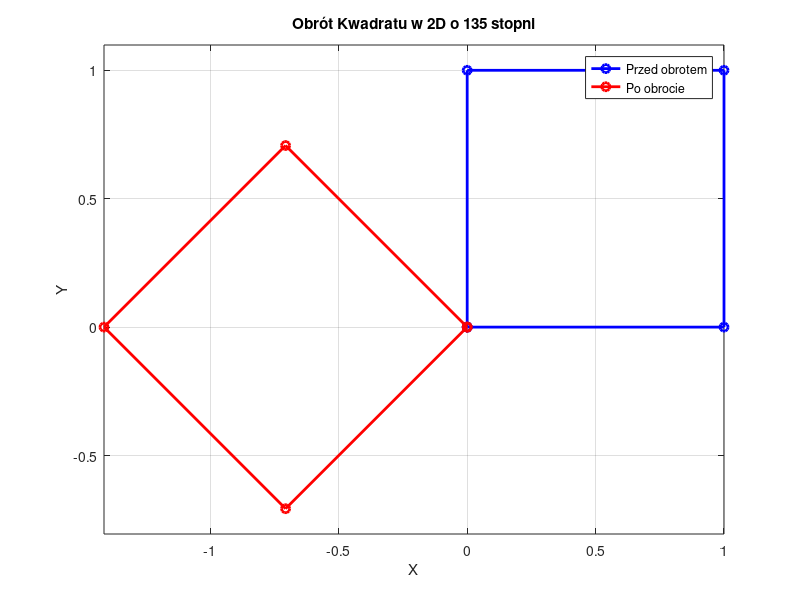
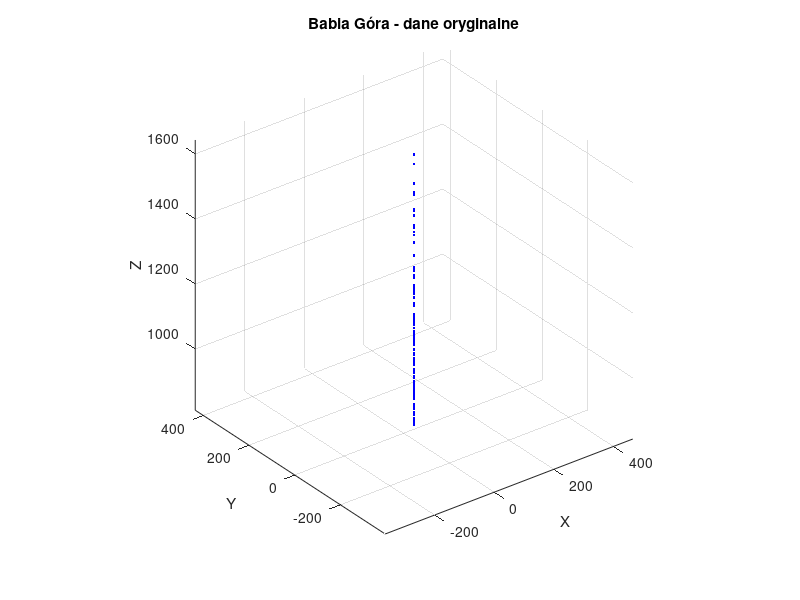
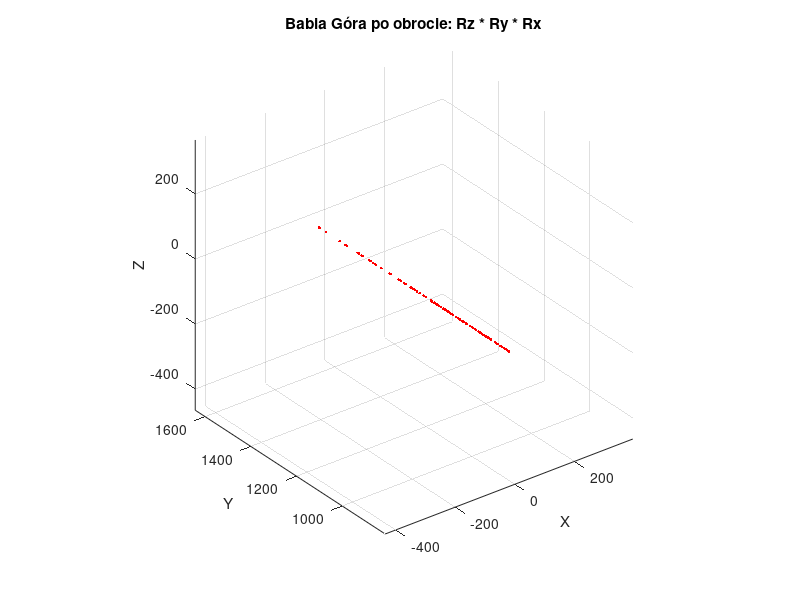

The MATLAB script that drew these images, in order:
close all; clear all; clc;

%  CZĘŚĆ 2D: OBRÓT KWADRATU 

P_in_2D = [0 1 1 0 0;
0 0 1 1 0]; 


angle_2D = 135;
theta = angle_2D * pi / 180; % radiany


A_2D = [cos(theta), -sin(theta);
sin(theta), cos(theta)];


P_out_2D = A_2D * P_in_2D;

% 4. Wizualizacja obiektu 2D
figure;
plot(P_in_2D(1,:), P_in_2D(2,:), 'b-o', 'LineWidth', 2); 
hold on;
plot(P_out_2D(1,:), P_out_2D(2,:), 'r-o', 'LineWidth', 2); 
hold off;
axis equal; grid on;
title(['Obrót Kwadratu w 2D o ', num2str(angle_2D), ' stopni']);
legend('Przed obrotem', 'Po obrocie');
xlabel('X'); ylabel('Y');



% CZĘŚĆ 3D: OBRÓT BABIEJ GÓRY 



babiaGora = load('babia_gora.dat');

figure;
plot3(babiaGora(:,1), babiaGora(:,2), babiaGora(:,3), 'b.');
grid on; axis equal; view(3);
title('Babia Góra - dane oryginalne');
xlabel('X'); ylabel('Y'); zlabel('Z');
pause; % Zatrzymanie dla analizy pierwszego wykresu 3D


ax = 90; 
ay = 90; 
az = 180; 

% === Zamiana na radiany ===
ax = ax * pi / 180;
ay = ay * pi / 180;
az = az * pi / 180;

% === Macierze rotacji wokół osi X, Y, Z ===
Rx = [ 1, 0, 0;
0, cos(ax), -sin(ax);
0, sin(ax), cos(ax) ];
Ry = [ cos(ay), 0, sin(ay);
0, 1, 0;
-sin(ay), 0, cos(ay) ];
Rz = [ cos(az), -sin(az), 0;
sin(az), cos(az), 0;
0, 0, 1 ];


R = Rz * Ry * Rx; 


Xrot = (R * babiaGora')'; 


figure;
plot3(Xrot(:,1), Xrot(:,2), Xrot(:,3), 'r.');
grid on; axis equal; view(3);
title('Babia Góra po obrocie: Rz * Ry * Rx');
xlabel('X'); ylabel('Y'); zlabel('Z');